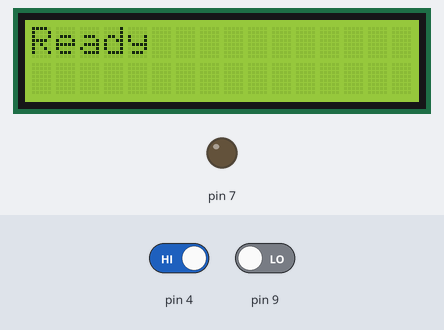
Simulated run of this sketch. Board: Arduino Uno, built with avr-gcc and run on an emulated ATmega328P. On the bench: 16×2 character LCD, output pins drawn as LEDs (lit = HIGH). Inputs (shaded band) come from the test bench; at power-on: pin 4 HIGH, pin 9 LOW. The audio player accepts every command and is not drawn; what the sketch prints to the serial monitor is not drawn.

Above: at 1.7 s.
At 3.8 s:
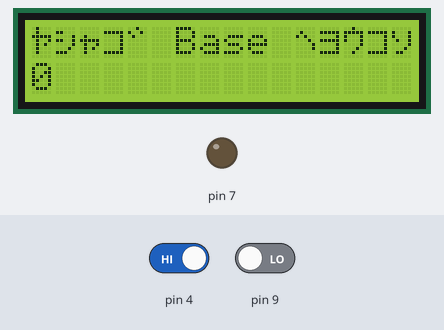
3.9 s: pin 4 driven LOW
At 5.0 s:
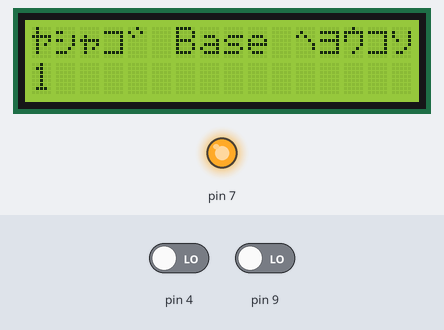
Timing chart, 0 to 6.9 s (numbered marks = the images above; inputs shaded):
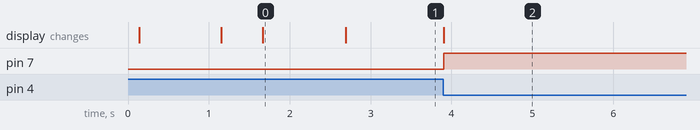

Measured:
- after the input at 3.9 s, pin 7: LOW → HIGH at once; the display: changes at once (image 2)
- what the display in image 0 shows lasts 1.0 s, from 1.7 s to 2.7 s

The sketch:

chime_v4.5.ino
```cpp
#include <LiquidCrystal_I2C.h>
#include "Arduino.h"
#include "SoftwareSerial.h"
#include "DFRobotDFPlayerMini.h"

SoftwareSerial mySoftwareSerial(2, 3);
DFRobotDFPlayerMini myDFPlayer;
void printDetail(uint8_t type, int value);
// the number of the pushbutton pin
// variables will change:
int State = 0;         // variable for reading the pushbutton status
int p = 0;
int s = 1;
void printDetail(uint8_t type, int value);

  LiquidCrystal_I2C lcd(0x27, 16,2);

void setup() {
  lcd.init();
  lcd.backlight();
   pinMode(7,OUTPUT);
   pinMode(4,INPUT);
   pinMode(9,INPUT);

mySoftwareSerial.begin(9600);
  Serial.begin(9600);
 delay(50);
  lcd.setCursor(0, 0);
  lcd.print("Yashago Famima");
  lcd.setCursor(0,1);
  lcd.print("Doorbell V4.5");
  delay(1000);
  lcd.clear();
  lcd.setCursor(0, 0);
  lcd.print("Starting...");
  Serial.println("Initializing...");


   if (!myDFPlayer.begin(mySoftwareSerial)) {
    // 2秒以内に初期化できなかった場合はエラーメッセージを表示
    lcd.clear();
    lcd.setCursor(0,0);
    lcd.print("Error");
    lcd.setCursor(0,1);
    lcd.print("Unable to Start.");
    while (true) {
      delay(0); // Code to compatible with ESP8266 watch dog.
    }
  }
  lcd.clear();
  lcd.setCursor(0,0);
  lcd.print("Ready");
  delay(1000);
  lcd.clear();
  // initialize the pushbutton pin as an input:
  lcd.print("\xd4\xbc\xac\xba\xde Base \xcd\xd6\xb3\xba\xbf");
  lcd.setCursor(0,1);
  lcd.print(p);
  myDFPlayer.volume(30);
 }
void loop() {
  if (digitalRead(9) == HIGH) {
      s = 2;
    }else if (digitalRead(9) == LOW){
     s = 1;
     }
   if(digitalRead(4) == LOW){
    digitalWrite(7,HIGH);
    p = p+1;
    lcd.setCursor(0,1);
    lcd.print(p);
   myDFPlayer.play(s);
   delay(10000);
   digitalWrite(7,LOW);

 }else{
  myDFPlayer.stop();
  }
  Serial.println(digitalRead(4));
}
```
